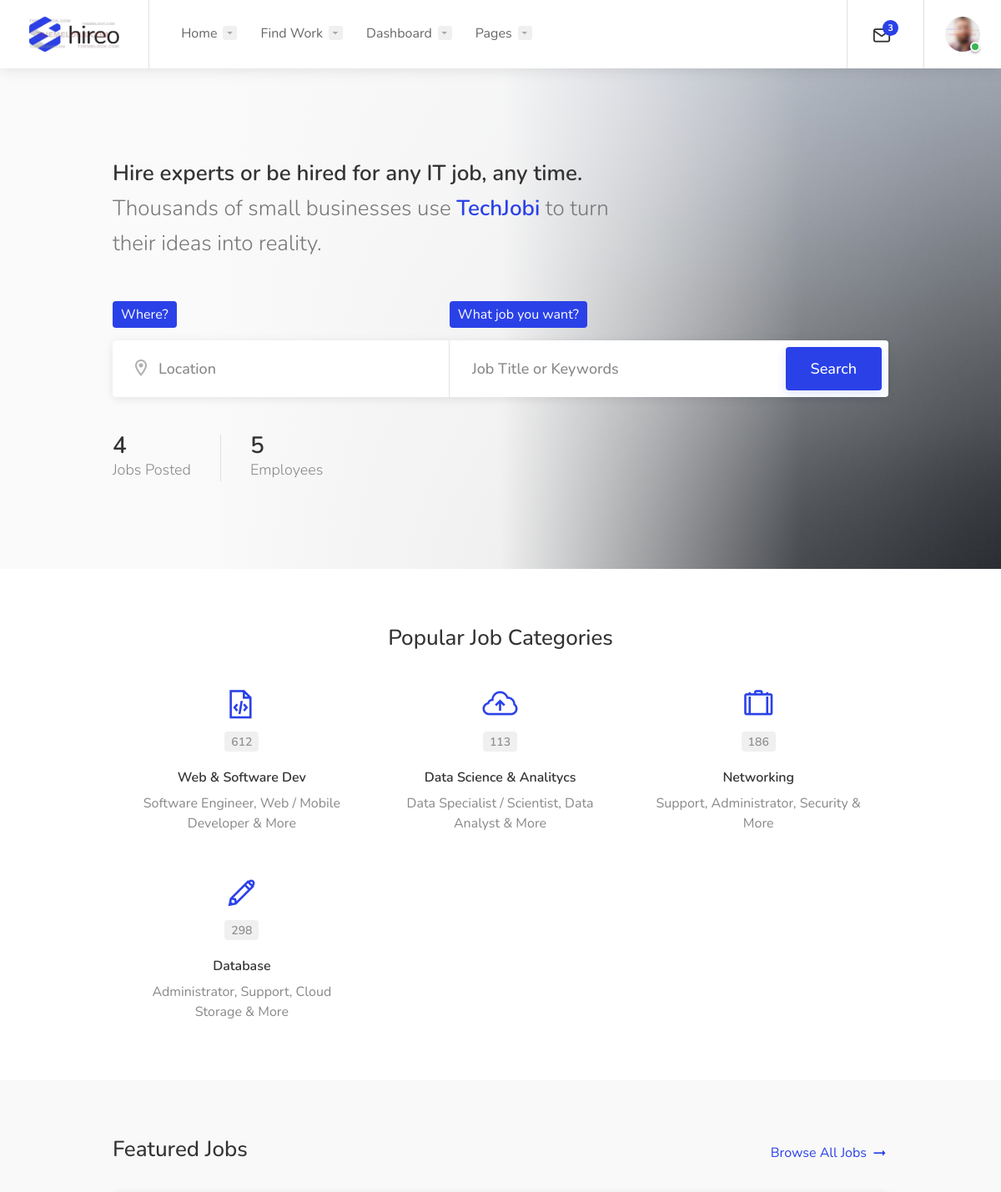
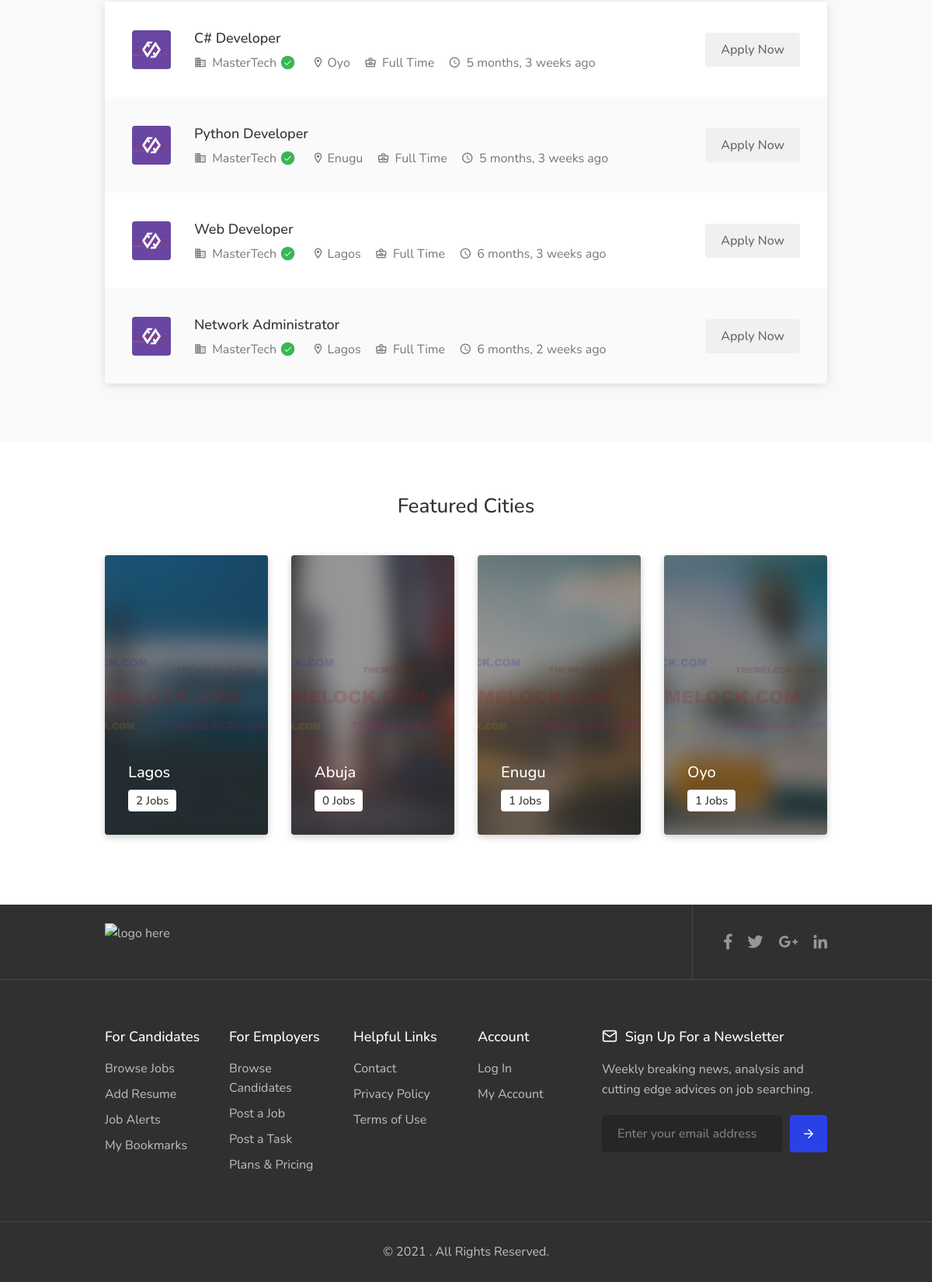
The app's page /home/ (signed in) with its own data (2 pictures, top to bottom).
### techjobi/models.py (models this page shows)
class JobPost(models.Model):
    job_title = models.CharField(max_length=255, blank=True)
    job_type_choices = [
        ('Full Time', 'Full Time'),
        ('Part Time', 'Part Time'),
        ('Temporary', 'Temporary'),
    ]
    job_type = models.CharField(
        max_length=50,
        choices=job_type_choices
    )
    job_category_choices = [
        ('IT', 'IT'),
        ('Digital', 'Digital '),
    ]
    job_category = models.CharField(
        max_length=100,
        choices=job_category_choices
    )
    company_name = models.CharField(max_length=255, blank=True)
    location = models.CharField(max_length=255, blank=True)
    salary1 = models.FloatField(blank=True)
    salary2 = models.FloatField(blank=True)
    tags = models.CharField(max_length=255, blank=True)
    job_description = models.TextField( blank=True)
    file_upload = models.FileField(blank=True)
    status_choices = [
        ('Approved', 'Approved'),
        ('Expired', 'Expired'),
    ]
    status = models.CharField(
        max_length=50,
        default= 'Pending Approval',
        blank=True,
        choices=status_choices
    )
    deadline = models.DateField(null=True, blank=True )
    entry_date = models.DateField(auto_now_add=True )
    update_date = models.DateField(auto_now=True)
    class Meta:
        db_table = 'post'

### techjobi/views.py (the view, shortened to what this page needs)
# urls.py: 2. Add a URL to urlpatterns:  path('', views.home, name='home')
@login_required(login_url  ='index')
def home(request):
    company_details = ''
    username = str(request.user)
    try:
        details = Profile.objects.get(username=username)
    except ObjectDoesNotExist:
        company_details = Company.objects.get(username=username)
    account_type = details.account_type
    if details.first_name == '' :
        if details.account_type == 'candidate':
            messages.error(request, 'Please Update your Profile')
            return redirect('profile_settings')
    elif details.first_name != '':
        if details.account_type == 'employer':
            details = Profile.objects.get(username=username)
    elif details.first_name != '':
        if details.account_type == 'candidate':
            details = Profile.objects.get(username=username)
    elif company_details.first_name == '':
        if company_details.account_type == 'employer':
            messages.error(request, 'Please Update your Profile')
            return redirect('employer_settings')
    employees = Profile.objects.all().count()
    job_posted = JobPost.objects.all().count()
    top_job = JobPost.objects.all().order_by('-id')[:5]
    abuja = JobPost.objects.filter(location__iexact='abuja').count()
    enugu = JobPost.objects.filter(location__iexact='enugu').count()
    oyo = JobPost.objects.filter(location__iexact='oyo').count()
    lagos = JobPost.objects.filter(location__iexact='lagos').count()
    context = {"employees":employees, "account_type":account_type, "job_posted":job_posted,"top_job":top_job, "today":today, "oyo":oyo, "enugu":enugu, "lagos":lagos, "abuja":abuja}
    return render(request, 'base/index.html', context)

### techjobi/templates/base/index.html (shortened to what this page needs)
{% extends "base/base.html" %}
{% load static %}
		{% block header %}
		{% include "base/header.html" %}
		{% endblock %}
		{% block banner %}
		{% include "base/banner.html" %}
		{% endblock %}
		{% block content %}
		{% include "base/content.html" %}
		{% endblock %}
		{% block feature %}
		{% include "base/features.html" %}
		{% endblock %}
		{% block city %}
		{% include "base/city.html" %}
		{% endblock %}
	{% block footer %}
	{% include "base/footer.html" %}
	{% endblock %}

### techjobi/templates/base/features.html
{% load static %}
<div class="section gray margin-top-45 padding-top-65 padding-bottom-75">
	<div class="container">
		<div class="row">
			<div class="col-xl-12">
				<div class="section-headline margin-top-0 margin-bottom-35">
					<h3>Featured Jobs</h3>
					<a href="{% url 'job_search' %}" class="headline-link">Browse All Jobs</a>
				</div>
				<div class="listings-container compact-list-layout margin-top-35">
					{% for job in top_job %}
					<a href="{% url 'job_page' job.id %}" class="job-listing with-apply-button">
						<div class="job-listing-details">
							<div class="job-listing-company-logo">
								<img src="{% static 'images/company-logo-01.png' %}" alt="">
							</div>
							<div class="job-listing-description">
								<h3 class="job-listing-title">{{job.job_title}}</h3>
								<div class="job-listing-footer">
									<ul>
										<li><i class="icon-material-outline-business"></i> {{job.company_name}} <div class="verified-badge" title="Verified Employer" data-tippy-placement="top"></div></li>
										<li><i class="icon-material-outline-location-on"></i> {{job.location}}</li>
										<li><i class="icon-material-outline-business-center"></i> {{job.job_type}}</li>
										<li><i class="icon-material-outline-access-time"></i> {{ job.entry_date|timesince:today }} ago</li>
									</ul>
								</div>
							</div>
							<span class="list-apply-button ripple-effect">Apply Now</span>
						</div>
					</a>
					{% endfor %}
				</div>
			</div>
		</div>
	</div>
</div>

### techjobi/static/css/colors/blue.css (style rules this page uses)
a, .header-widget .log-in-button:hover i, .notification-text span.color, .header-notifications-content .notification-text span.color, ul.user-menu-small-nav li a:hover, ul.user-menu-small-nav li a:hover i, #navigation ul li:hover a:after, #navigation ul li a.current, #navigation ul li a.current:after, #navigation ul li:hover a, #breadcrumbs ul li a:hover, #breadcrumbs.white ul li a:hover, .single-page-header .header-details li a:hover, .blog-post-content h3 a:hover, #posts-nav li a:hover, .task-tags span, .freelancer-detail-item a:hover, .list-4 li:before, .list-3 li:before, .list-2 li:before, .list-1 li:before, .share-buttons-content span strong, .keyword, .banner-headline strong.color, .category-box-icon, .recommended .pricing-plan-label, .recommended .pricing-plan-label strong, .boxed-widget.summary li.total-costs span, .testimonial-box:before, .single-counter h3, .popup-tabs-nav li.active a, .dialog-with-tabs .forgot-password:hover, .dropdown-menu > li > a:hover, .dropdown-menu > .active > a, .dropdown-menu > .active > a:hover, .bootstrap-select .dropdown-menu li.selected a span.check-mark:before, .bootstrap-select .dropdown-menu li.selected:hover a span.check-mark:before, .boxed-list-headline h3 i, .boxed-list-item .item-details .detail-item a:hover, .job-overview .job-overview-inner ul li i, .dashboard-nav ul:before, .dashboard-nav ul li.active-submenu a i, .dashboard-nav ul li.active a i, .dashboard-nav ul li:hover a i, .dashboard-nav ul li.active-submenu a, .dashboard-nav ul li:hover a, .dashboard-nav ul li.active a, .dashboard-nav ul li.active-submenu a:after, .dashboard-nav ul li.active a:after, .dashboard-nav ul li:hover a:after, .dashboard-box .headline h3 i, .help-icon, .header-widget .log-in-button:hover, .header-widget .log-in-button:hover i { color:#2a41e8; }
.transparent-header #navigation > ul li:hover ul li:hover a:after, .transparent-header #navigation > ul li:hover a:after, .transparent-header #navigation > ul li a.current:after, .compact-list-layout .job-listing:before, .tasks-list-container.compact-list .task-listing:before, .compact-list.freelancers-list-layout .freelancer:before, .accordion-header, .tabs-header, .intro-search-field .field-title, .category-box:hover, .photo-box:hover:before, .photo-box.small .photo-box-content span, .slick-prev:hover, .slick-next:hover, .bootstrap-select.btn-group .bs-actionsbox div button:hover { background:#2a41e8; }

### records on screen
JobPost: job_title "C# Developer", company_name "MasterTech", location "Oyo", job_type "Full Time", entry_date "5 months, 3 weeks"
JobPost: job_title "Python Developer", company_name "MasterTech", location "Enugu", job_type "Full Time", entry_date "5 months, 3 weeks"
JobPost: job_title "Web Developer", company_name "MasterTech", location "Lagos", job_type "Full Time", entry_date "6 months, 3 weeks"
JobPost: job_title "Network Administrator", company_name "MasterTech", location "Lagos", job_type "Full Time", entry_date "6 months, 2 weeks"

### other values on screen
{{ job_posted }} "4"
{{ employees }} "5"
{{ lagos }} "2"
{{ abuja }} "0"
{{ enugu }} "1"
{{ oyo }} "1"
